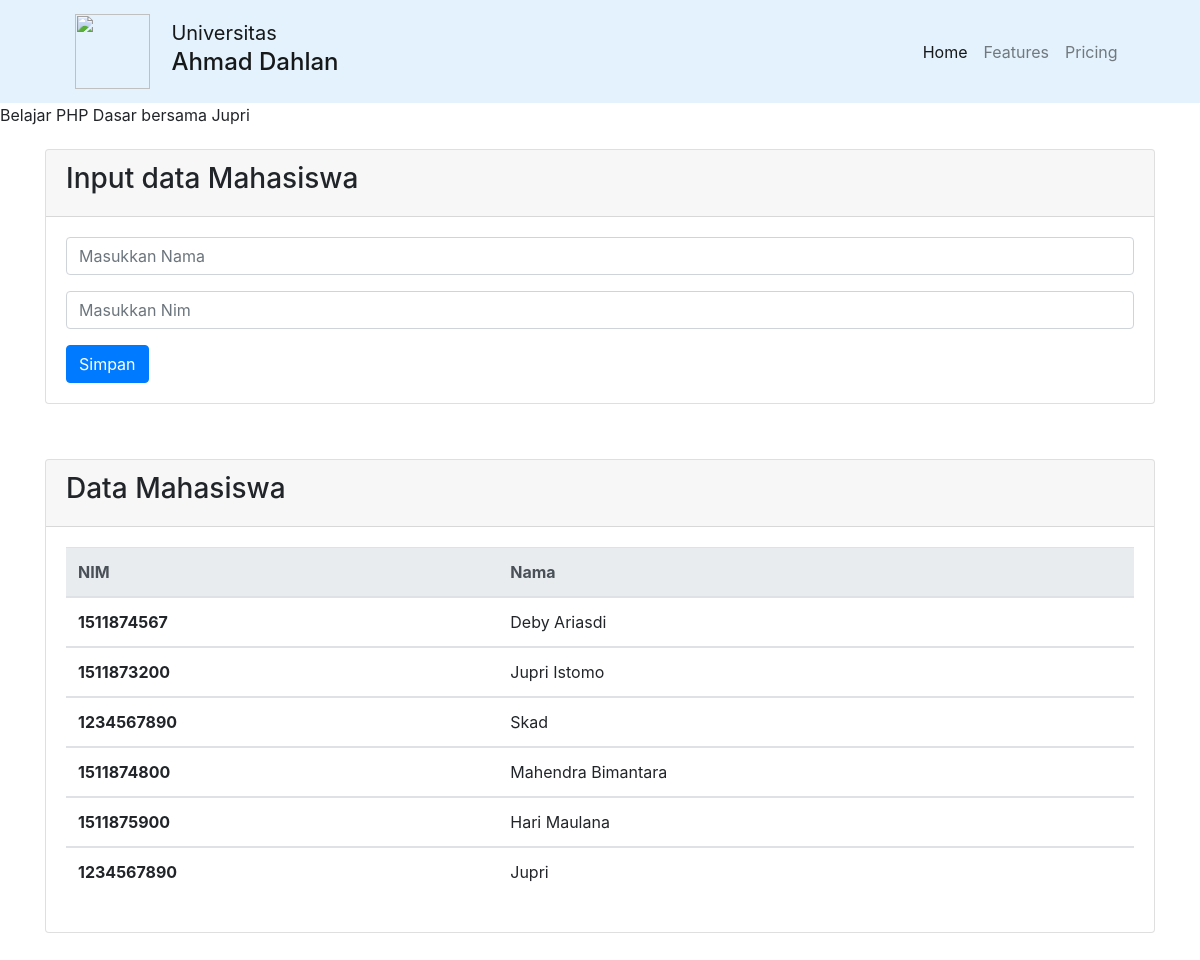
The page / on the database its author committed.
### tables this page shows
CREATE TABLE `mahasiswa` (
  `nim` int(10) NOT NULL,
  `nama` varchar(50) NOT NULL
);

### index.php (the view, shortened to what this page needs)
<!DOCTYPE html>
<html lang="en">
<head>
    <link rel="stylesheet" href="https://stackpath.bootstrapcdn.com/bootstrap/4.3.1/css/bootstrap.min.css">
</head>
<body>
    <?php
        include 'header.php';
    ?>
    <?php
        $nama = "Jupri";
        echo "Belajar PHP Dasar bersama " .$nama;
    ?>
    <div class="container">
        <div class="card " style="margin-top:2%">
            <div class="card-header">
                <h3>Input data Mahasiswa</h3>
            </div>
            <div class="card-body">
                <form action="showdata.php" method="post">
                    <div class="form-group row">
                        <div class="col-sm-12">
                        <input type="text" class="form-control" name="nama" placeholder="Masukkan Nama">
                        </div>
                    </div>
                    <div class="form-group row">
                        <div class="col-sm-12">
                        <input type="text" class="form-control" name="nim" placeholder="Masukkan Nim">
                        </div>
                    </div>
                    <button type="submit" class="btn btn-primary pull-right">Simpan</button>
                </form>
            </div>
        </div>
    </div>
    <div class="container">
        <div class="card " style="margin-top:5%">
            <div class="card-header">
                <h3>Data Mahasiswa</h3>
            </div>
            <div class="card-body">
                <table class="table">
                    <thead class="thead-light">
                        <tr>
                        <th scope="col">NIM</th>
                        <th scope="col">Nama</th>
                        </tr>
                    </thead>
                    <tbody>
                        <?php
                            include "koneksi.php";
                            $data = mysqli_query($koneksi,"select * from mahasiswa");
		                    while($d = mysqli_fetch_array($data)){
                        ?>
                        <tr>
                            <th scope="row"><?php echo $d['nim']; ?></th>
                            <td><?php echo $d['nama']; ?></td>
                        </tr>
                    </tbody>
                        <?php
                            }
                        ?>
                </table>
            </div>
        </div>
    </div>
</body>
</html>

### header.php (shortened to what this page needs)
<!DOCTYPE html>
<html lang="en">
<head>
    <link rel="stylesheet" href="https://stackpath.bootstrapcdn.com/bootstrap/4.3.1/css/bootstrap.min.css">
</head>
<body>
    <div>
        <nav class="navbar navbar-expand-lg navbar-light " style="background-color: #e3f2fd;">
            <div class="container-fluid" style="padding:0px 5%">
            <a class="navbar-brand" style="align-items:center" href="index.php">
                <table>
                    <tr>
                        <td> <img src="http://fkip.uad.ac.id/wp-content/uploads/Neue-UAD-Color-1000px.png" width="75" height="75" class="d-inline-block align-top"  alt=""></td>
                        <td style="padding-left:20px">Universitas </br>
                        <h4>Ahmad Dahlan</h4>
                        </td>
                    </tr>
                </table>
            </a>
                <div class="collapse navbar-collapse" id="navbarNavDropdown" style="">
                    <ul class="navbar-nav ml-auto">
                        <li class="nav-item active">
                            <a class="nav-link" href="#">Home <span class="sr-only">(current)</span></a>
                        </li>
                        <li class="nav-item">
                            <a class="nav-link" href="#">Features</a>
                        </li>
                        <li class="nav-item">
                            <a class="nav-link" href="#">Pricing</a>
                        </li>
                    </ul>
                </div>
            </div>
        </nav>
    </div>
</body>
</html>

### rows shown on the page
mahasiswa: nim "1511874567", nama "Deby Ariasdi"
mahasiswa: nim "1511873200", nama "Jupri Istomo"
mahasiswa: nim "1234567890", nama "Skad"
mahasiswa: nim "1511874800", nama "Mahendra Bimantara"
mahasiswa: nim "1511875900", nama "Hari Maulana"
mahasiswa: nim "1234567890", nama "Jupri"

### other values the page prints
$nama "Jupri"
